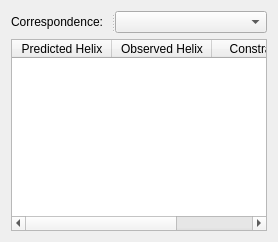
      <widget class="QWidget" name="tab" >
       <attribute name="title" >
        <string>Results</string>
       </attribute>
       <layout class="QHBoxLayout" name="horizontalLayout_6" >
        <item>
         <layout class="QVBoxLayout" name="verticalLayout_7" >
          <item>
           <widget class="QSplitter" name="splitter" >
            <property name="orientation" >
             <enum>Qt::Horizontal</enum>
            </property>
            <widget class="QLabel" name="labelCorrespondences" >
             <property name="sizePolicy" >
              <sizepolicy vsizetype="Preferred" hsizetype="Maximum" >
               <horstretch>0</horstretch>
               <verstretch>0</verstretch>
              </sizepolicy>
             </property>
             <property name="minimumSize" >
              <size>
               <width>100</width>
               <height>0</height>
              </size>
             </property>
             <property name="maximumSize" >
              <size>
               <width>100</width>
               <height>16777215</height>
              </size>
             </property>
             <property name="text" >
              <string>Correspondence:</string>
             </property>
            </widget>
            <widget class="QComboBox" name="comboBoxCorrespondences" />
           </widget>
          </item>
          <item>
           <widget class="QTableWidget" name="tableWidgetCorrespondenceList" >
            <property name="sizePolicy" >
             <sizepolicy vsizetype="MinimumExpanding" hsizetype="Preferred" >
              <horstretch>0</horstretch>
              <verstretch>0</verstretch>
             </sizepolicy>
            </property>
            <column>
             <property name="text" >
              <string>Predicted Helix</string>
             </property>
            </column>
            <column>
             <property name="text" >
              <string>Observed Helix</string>
             </property>
            </column>
            <column>
             <property name="text" >
              <string>Constrained</string>
             </property>
            </column>
           </widget>
          </item>
         </layout>
        </item>
       </layout>
      </widget>
